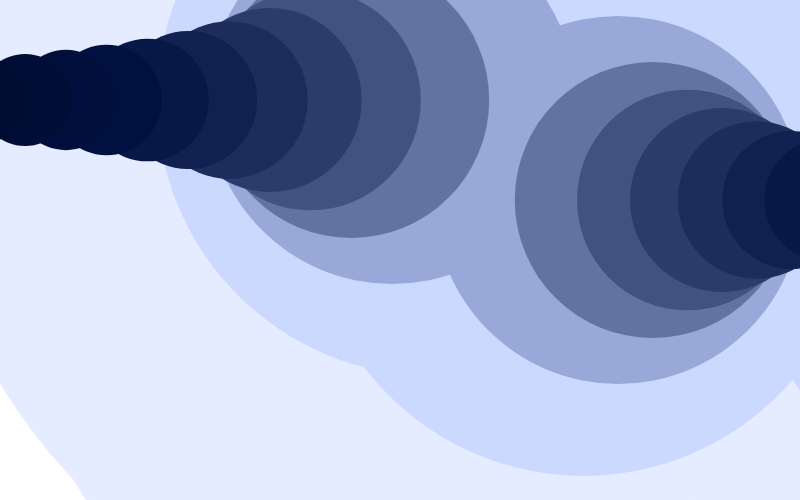
Frame 1 (no input)
Frame 60 (no input): identical to frame 1, image omitted
Frame 120 (the mouse pressed at the canvas centre since frame 60): identical to frame 1, image omitted

The p5.js sketch that drew this single still picture (run headless with seeded random() and noise() and a simulated clock; from frame 60 on, the mouse is pressed at the canvas centre):

// p5.js sketch
// ── sketch.js
var tunnel;

function setup() {
	createCanvas(800, 500);
	noStroke();

	tunnel = {
		startX: random(300, 600),
		startY: 100,
		size: random(1000, 1500),
		hue: random(0, 300),
		angle1: random(20, 80),
		angle2: random(20, 80),
		angle3: random(20, 80),
		angle4: random(20, 80)
	};
}


function draw() {
	background(255);
	drawTunnels();
}


function drawTunnels() {

	for (var i = 0; i < 100; i++) {
		rectMode(CENTER);
		colorMode(HSB);
		fill(tunnel.hue, 10 * i, 255 / i);

		// SQUARE TUNNELS

		// rect(tunnel.startX + tunnel.angle4 * i, tunnel.startY * 2, tunnel.size / i,
		// 	tunnel.size /
		// 	i);
		//
		// rect(tunnel.startX - tunnel.angle1 * i, tunnel.startY, tunnel.size / i,
		// 	tunnel
		// 	.size /
		// 	i);
		//
		// rect(tunnel.startX * 2, tunnel.startY + tunnel.angle2 * i, tunnel.size / i,
		// 	tunnel.size /
		// 	i);
		//
		// rect(tunnel.startX * 2, tunnel.startY - tunnel.angle3 * i, tunnel.size / i,
		// 	tunnel.size /
		// 	i);

		//ELLIPSE OPTION
		ellipse(tunnel.startX + tunnel.angle4 * i, tunnel.startY * 2, tunnel.size / i,
			tunnel.size /
			i);

		ellipse(tunnel.startX - tunnel.angle1 * i, tunnel.startY, tunnel.size / i,
			tunnel
			.size /
			i);

		ellipse(tunnel.startX * 2, tunnel.startY + tunnel.angle2 * i, tunnel.size / i,
			tunnel.size /
			i);

		ellipse(tunnel.startX * 2, tunnel.startY - tunnel.angle3 * i, tunnel.size / i,
			tunnel.size /
			i);

	}
}
